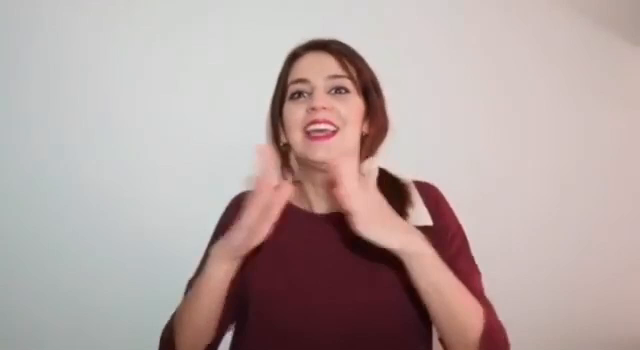
#> input picture frame 0 of Train_Dataset/Casa/word-casa-048.mp4, 640 x 350 px
$ python VideoAugmentation.py
#> lines starting #> are read from the running program, lines starting #| are printed output that depends on the picture
# Imports
import cv2
import imutils
import numpy as np
from pathlib import Path
import shutil
import os
from random import randrange
import time
from distutils.dir_util import copy_tree

######################## Horizontal Flip ########################
def video_flip(path, new_path):
    '''
        video_flip(path, new_path)

        This function takes a video, given its path, and performs a horizontal flip of that video.

        Parameters
        -------------------------------------------------------------------------------------------
        path:       Video file path
        new_path:   Path of the new video

    '''
    # The video is captured
    cap = cv2.VideoCapture(path)
    # Width and height of the video is taken
    width  = int(cap.get(cv2.CAP_PROP_FRAME_WIDTH))
    height = int(cap.get(cv2.CAP_PROP_FRAME_HEIGHT))
    # The format of the new video is created
    output = cv2.VideoWriter(new_path,cv2.VideoWriter_fourcc('M','J','P','G'), 10, (width,height))
    # Read the video
    while cap.isOpened():
        # Read the frame
        ret, frame = cap.read()
        if ret == True:
            # Flip the frame
            frame = cv2.flip(frame, 1)
            # Add frame to outputiv
            output.write(frame)
        else:
            break

    cap.release()
    output.release()

######################## Rotation ########################
def video_rotation(path, new_path, degree):
    '''
        video_rotation(path, new_path)

        This function takes a video, given its path, and performs a random rotatio of that video of a given angle

        Parameters
        -------------------------------------------------------------------------------------------
        path:       Video file path
        new_path:   Path of the new video
        degree:     Degree of rotation angle

    '''
    # The video is captured
    cap = cv2.VideoCapture(path)
    # Width and height of the video is taken
    width  = int(cap.get(cv2.CAP_PROP_FRAME_WIDTH))
    height = int(cap.get(cv2.CAP_PROP_FRAME_HEIGHT))
    # The format of the new video is created
    output = cv2.VideoWriter(new_path,cv2.VideoWriter_fourcc('M','J','P','G'), 10, (width,height))
    # Read the video
    while cap.isOpened():
        # Read the frame
        ret, frame = cap.read()
        if ret == True:
            # Rotate the frame
            frame = imutils.rotate(frame, degree)
            # Add image to output
            output.write(frame)
        else:
            break

    cap.release()
    output.release()

######################## Translation ########################
def video_translation(path, new_path, shift_x, shift_y):
    '''
        video_rotation(path, new_path)

        This function takes a video, given its path, and performs a translation of that video.

        Parameters
        -------------------------------------------------------------------------------------------
        path:       Video file path
        new_path:   Path of the new video
        shift_x:    Number of pixels that the image will be shifted. Negative values will shift the image to the left, positive values to the right.
        shift_y:    Number of pixels that the image will be shifted. Negative values will shift the image down, positive values up.
    '''
    # The video is captured
    cap = cv2.VideoCapture(path)
    # Width and height of the video is taken
    width  = int(cap.get(cv2.CAP_PROP_FRAME_WIDTH))
    height = int(cap.get(cv2.CAP_PROP_FRAME_HEIGHT))
    # The format of the new video is created
    output = cv2.VideoWriter(new_path,cv2.VideoWriter_fourcc('M','J','P','G'), 10, (width,height))
    # Translation Matrix
    M = np.float32([[1, 0, shift_x], [0, 1, shift_y]])
    # Read the video
    while cap.isOpened():
        # Read the frame
        ret, frame = cap.read()
        if ret == True:
            # Shift the image
            frame = cv2.warpAffine(frame, M, (frame.shape[1], frame.shape[0]))
            # Add image to output
            output.write(frame)

        else:
            break

    cap.release()
    output.release()

######################## Resize ########################
def video_resize(path, new_path, scale_percent):
    '''
        video_rotation(path, new_path)

        This function takes a video, given its path, and performs a resize of that video.

        Parameters
        -------------------------------------------------------------------------------------------
        path:           Video file path
        new_path:       Path of the new video
        scale_percent:  Percentage that will increase or decrease the image. Its range is from -1 to 1.
    '''
    # The video is captured
    cap = cv2.VideoCapture(path)
    # Width and height of the video is taken
    width  = int(cap.get(cv2.CAP_PROP_FRAME_WIDTH))
    height = int(cap.get(cv2.CAP_PROP_FRAME_HEIGHT))
    # Calculate new width and new height
    new_width  = int(width + width*scale_percent)
    new_height = int(height + height*scale_percent)
    # The format of the new video is created
    output = cv2.VideoWriter(new_path,cv2.VideoWriter_fourcc('M','J','P','G'), 10, (new_width, new_height))
    # Read the video
    while cap.isOpened():
        # Read the frame
        ret, frame = cap.read()
        if ret == True:
            # Shift the image
            frame = cv2.resize(frame, (new_width, new_height), interpolation = cv2.INTER_AREA)
            # Add image to output
            output.write(frame)
        else:
            break

    cap.release()
    output.release()

######################## Gausian Blur ########################
def video_gausian_blur(path, new_path, kernel_size):
    '''
        video_rotation(path, new_path)

        This function takes a video, given its path, and applies a gaussian blur filter to it from a given kernel size.

        Parameters
        -------------------------------------------------------------------------------------------
        path:          Video file path
        new_path:      Path of the new video
        kerner_size:   Kernel size

    '''
    # The video is captured
    cap = cv2.VideoCapture(path)
    # Width and height of the video is taken
    width  = int(cap.get(cv2.CAP_PROP_FRAME_WIDTH))
    height = int(cap.get(cv2.CAP_PROP_FRAME_HEIGHT))
    # The format of the new video is created
    output = cv2.VideoWriter(new_path,cv2.VideoWriter_fourcc('M','J','P','G'), 10, (width,height))
    # Read the video
    while cap.isOpened():
        # Read the frame
        ret, frame = cap.read()
        if ret == True:
            # Gaussian blur filter is applied
            frame = cv2.blur(frame, (kernel_size, kernel_size))
            # Add image to output
            output.write(frame)
        else:
            break

    cap.release()
    output.release()


######################## Video Augmentation ########################
def video_augmentation(path):
    '''
        video_augmentation(path)

        This function takes each video found on the given path and performs different techniques of video augmentation (flipping, rotating, translating, resizing and blurring).

        Parameters
        -------------------------------------------------------------------------------------------
        path:          Path where the videos are

    '''
    # If it does not exist, a new path is created where the videos will be saved.
    new_path = "../Train_Dataset/"
    copy_tree(path, new_path)
    words = [words for words in os.listdir(new_path) if os.path.isdir(os.path.join(new_path, words))]

    # Flip
    for word in words:
        for video in os.listdir(os.path.join(new_path, word)):
            video_path = os.path.join(os.path.join(new_path, word), video)
            if video_path.endswith(".mp4"):
                new_video_path = video_path.replace(".mp4","-f" + ".avi")
            else:
                new_video_path = video_path.replace(".avi","-f" + ".avi")
            video_flip(video_path, new_video_path)
#> in video_flip, frame is the input picture: shape (350, 640, 3); mean B, G, R 161.9, 164.2, 181.3
#> in video_flip, `frame = cv2.flip(frame, 1)`:
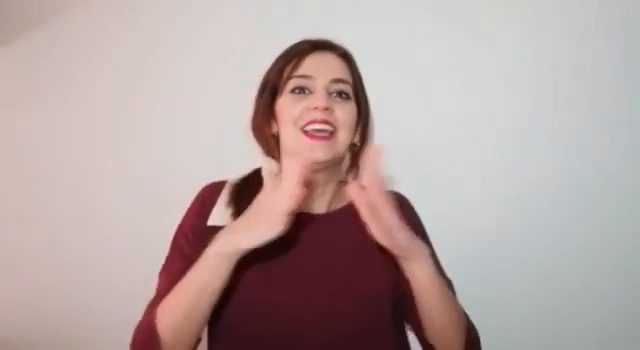
#> frame: shape (350, 640, 3); mean B, G, R 161.9, 164.2, 181.3
    # Rotation
    for word in words:
        for video in os.listdir(os.path.join(new_path, word)):
            video_path = os.path.join(os.path.join(new_path, word), video)
            if video_path.endswith(".mp4"):
                new_video_path_1 = video_path.replace(".mp4","-r10" + ".avi")
                new_video_path_2 = video_path.replace(".mp4","-r13" + ".avi")
            else:
                new_video_path_1 = video_path.replace(".avi","-r10" + ".avi")
                new_video_path_2 = video_path.replace(".avi","-r13" + ".avi")
            video_rotation(video_path, new_video_path_1, 10)
#> in video_rotation, `frame = imutils.rotate(frame, degree)`:
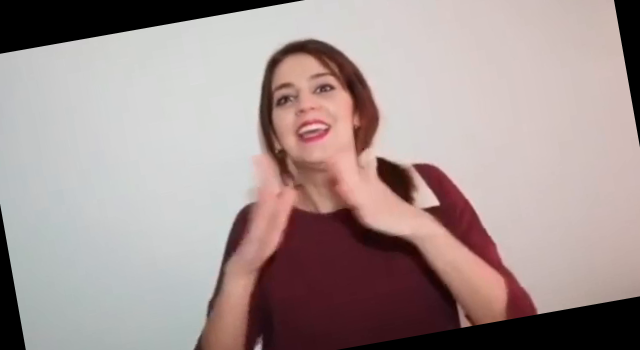
#> frame: shape (350, 640, 3); mean B, G, R 147.1, 149.1, 165.4
            video_rotation(video_path, new_video_path_2, -13)
#> call 2 of video_rotation, with path = '../Train_Dataset/Casa/word-casa-048.mp4', degree = -13
#> in video_rotation (call 2), `frame = imutils.rotate(frame, degree)`:
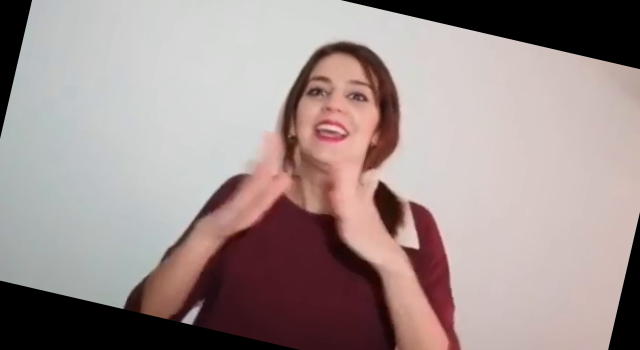
#> frame: shape (350, 640, 3); mean B, G, R 143.2, 145.1, 160.8
    # Translation
    for word in words:
        for video in os.listdir(os.path.join(new_path, word)):
            video_path = os.path.join(os.path.join(new_path, word), video)
            if video_path.endswith(".mp4"):
                new_video_path_1 = video_path.replace(".mp4","-t25" + ".avi")
                new_video_path_2 = video_path.replace(".mp4","-t30" + ".avi")
            else:
                new_video_path_1 = video_path.replace(".avi","-t25" + ".avi")
                new_video_path_2 = video_path.replace(".avi","-t30" + ".avi")
            video_translation(video_path, new_video_path_1, 25, 25)
#> in video_translation, `frame = cv2.warpAffine(frame, M, (frame.shape[1], frame.shape[0]))`:
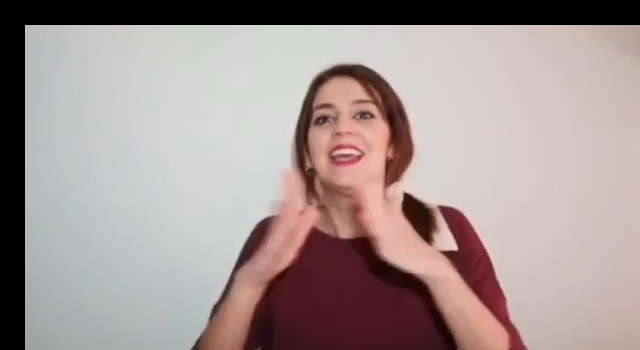
#> frame: shape (350, 640, 3); mean B, G, R 148.6, 150.6, 165.2
            video_translation(video_path, new_video_path_2, -30, -30)
#> call 2 of video_translation, with path = '../Train_Dataset/Casa/word-casa-048.mp4', shift_x = -30, shift_y = -30
#> in video_translation (call 2), `frame = cv2.warpAffine(frame, M, (frame.shape[1], frame.shape[0]))`:
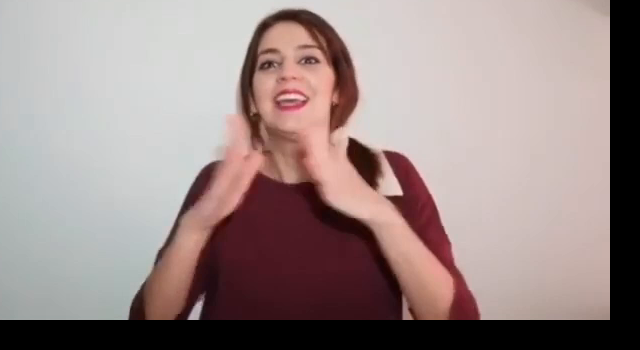
#> frame: shape (350, 640, 3); mean B, G, R 137.1, 139.1, 156.1
    # Resize
    for word in words:
        for video in os.listdir(os.path.join(new_path, word)):
            video_path = os.path.join(os.path.join(new_path, word), video)
            if video_path.endswith(".mp4"):
                new_video_path_1 = video_path.replace(".mp4","-rs10" + ".avi")
                new_video_path_2 = video_path.replace(".mp4","-rs13" + ".avi")
            else:
                new_video_path_1 = video_path.replace(".avi","-rs10" + ".avi")
                new_video_path_2 = video_path.replace(".avi","-rs13" + ".avi")
            video_resize(video_path, new_video_path_1, 0.1)
            video_resize(video_path, new_video_path_2, -0.13)
    # [13 lines of commented-out code are left out]
path = "../1 - Dataset/Words/"
video_augmentation(path)
